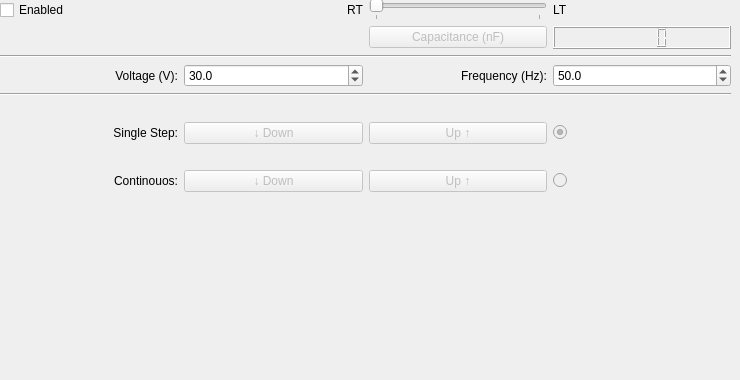
        <widget class="QWidget" name="tab_5">
         <attribute name="title">
          <string>z-Axis</string>
         </attribute>
         <widget class="QWidget" name="gridLayoutWidget_3">
          <property name="geometry">
           <rect>
            <x>0</x>
            <y>0</y>
            <width>731</width>
            <height>371</height>
           </rect>
          </property>
          <layout class="QGridLayout" name="gridLayout_3">
           <item row="2" column="0" colspan="4">
            <widget class="Line" name="line_5">
             <property name="orientation">
              <enum>Qt::Horizontal</enum>
             </property>
            </widget>
           </item>
           <item row="6" column="2">
            <widget class="QLabel" name="label_19">
             <property name="text">
              <string/>
             </property>
             <property name="alignment">
              <set>Qt::AlignRight|Qt::AlignTrailing|Qt::AlignVCenter</set>
             </property>
            </widget>
           </item>
           <item row="6" column="1">
            <widget class="QLabel" name="label_20">
             <property name="text">
              <string/>
             </property>
            </widget>
           </item>
           <item row="3" column="2">
            <widget class="QLabel" name="label_21">
             <property name="text">
              <string>Frequency (Hz):</string>
             </property>
             <property name="alignment">
              <set>Qt::AlignRight|Qt::AlignTrailing|Qt::AlignVCenter</set>
             </property>
            </widget>
           </item>
           <item row="3" column="1">
            <widget class="QDoubleSpinBox" name="Voltage_doubleSpinBox_3">
             <property name="decimals">
              <number>1</number>
             </property>
             <property name="maximum">
              <double>60.000000000000000</double>
             </property>
             <property name="value">
              <double>30.000000000000000</double>
             </property>
            </widget>
           </item>
           <item row="7" column="2">
            <widget class="QPushButton" name="single_up_pushButton_3">
             <property name="enabled">
              <bool>false</bool>
             </property>
             <property name="text">
              <string>Up ↑</string>
             </property>
            </widget>
           </item>
           <item row="1" column="2">
            <widget class="QPushButton" name="Capacitance_Button_3">
             <property name="enabled">
              <bool>false</bool>
             </property>
             <property name="text">
              <string>Capacitance (nF)</string>
             </property>
            </widget>
           </item>
           <item row="1" column="3">
            <widget class="QLCDNumber" name="lcdNumber_3"/>
           </item>
           <item row="9" column="1">
            <widget class="QPushButton" name="cont_down_pushButton_3">
             <property name="enabled">
              <bool>false</bool>
             </property>
             <property name="text">
              <string>↓ Down</string>
             </property>
             <property name="checkable">
              <bool>true</bool>
             </property>
            </widget>
           </item>
           <item row="3" column="3">
            <widget class="QDoubleSpinBox" name="Frequency_doubleSpinBox_3">
             <property name="decimals">
              <number>1</number>
             </property>
             <property name="maximum">
              <double>1000.000000000000000</double>
             </property>
             <property name="value">
              <double>50.000000000000000</double>
             </property>
            </widget>
           </item>
           <item row="3" column="0">
            <widget class="QLabel" name="label_22">
             <property name="text">
              <string>Voltage (V):</string>
             </property>
             <property name="alignment">
              <set>Qt::AlignRight|Qt::AlignTrailing|Qt::AlignVCenter</set>
             </property>
            </widget>
           </item>
           <item row="7" column="1">
            <widget class="QPushButton" name="single_down_pushButton_3">
             <property name="enabled">
              <bool>false</bool>
             </property>
             <property name="text">
              <string>↓ Down</string>
             </property>
             <property name="checkable">
              <bool>false</bool>
             </property>
             <property name="checked">
              <bool>false</bool>
             </property>
            </widget>
           </item>
           <item row="7" column="0">
            <widget class="QLabel" name="label_23">
             <property name="text">
              <string>Single Step:</string>
             </property>
             <property name="alignment">
              <set>Qt::AlignRight|Qt::AlignTrailing|Qt::AlignVCenter</set>
             </property>
            </widget>
           </item>
           <item row="5" column="0" colspan="4">
            <widget class="Line" name="line_6">
             <property name="orientation">
              <enum>Qt::Horizontal</enum>
             </property>
            </widget>
           </item>
           <item row="9" column="2">
            <widget class="QPushButton" name="cont_up_pushButton_3">
             <property name="enabled">
              <bool>false</bool>
             </property>
             <property name="text">
              <string>Up ↑</string>
             </property>
             <property name="checkable">
              <bool>true</bool>
             </property>
            </widget>
           </item>
           <item row="10" column="0">
            <spacer name="verticalSpacer_3">
             <property name="orientation">
              <enum>Qt::Vertical</enum>
             </property>
             <property name="sizeHint" stdset="0">
              <size>
               <width>20</width>
               <height>40</height>
              </size>
             </property>
            </spacer>
           </item>
           <item row="9" column="0">
            <widget class="QLabel" name="label_24">
             <property name="text">
              <string>Continouos:</string>
             </property>
             <property name="alignment">
              <set>Qt::AlignRight|Qt::AlignTrailing|Qt::AlignVCenter</set>
             </property>
            </widget>
           </item>
           <item row="8" column="0">
            <widget class="QLabel" name="label_25">
             <property name="text">
              <string/>
             </property>
            </widget>
           </item>
           <item row="0" column="0">
            <widget class="QCheckBox" name="axis_enabled_checkBox_3">
             <property name="text">
              <string>Enabled</string>
             </property>
            </widget>
           </item>
           <item row="0" column="2">
            <widget class="QSlider" name="T_Slider_3">
             <property name="sizePolicy">
              <sizepolicy hsizetype="Minimum" vsizetype="Fixed">
               <horstretch>0</horstretch>
               <verstretch>0</verstretch>
              </sizepolicy>
             </property>
             <property name="maximum">
              <number>1</number>
             </property>
             <property name="pageStep">
              <number>1</number>
             </property>
             <property name="orientation">
              <enum>Qt::Horizontal</enum>
             </property>
             <property name="tickPosition">
              <enum>QSlider::TicksBelow</enum>
             </property>
            </widget>
           </item>
           <item row="0" column="1">
            <widget class="QLabel" name="label_26">
             <property name="text">
              <string>RT</string>
             </property>
             <property name="alignment">
              <set>Qt::AlignRight|Qt::AlignTrailing|Qt::AlignVCenter</set>
             </property>
            </widget>
           </item>
           <item row="0" column="3">
            <widget class="QLabel" name="label_27">
             <property name="text">
              <string>LT</string>
             </property>
            </widget>
           </item>
           <item row="7" column="3">
            <widget class="QRadioButton" name="single_radioButton_3">
             <property name="enabled">
              <bool>false</bool>
             </property>
             <property name="text">
              <string/>
             </property>
             <property name="checked">
              <bool>true</bool>
             </property>
            </widget>
           </item>
           <item row="9" column="3">
            <widget class="QRadioButton" name="cont_radioButton_3">
             <property name="enabled">
              <bool>false</bool>
             </property>
             <property name="text">
              <string/>
             </property>
            </widget>
           </item>
          </layout>
         </widget>
        </widget>
